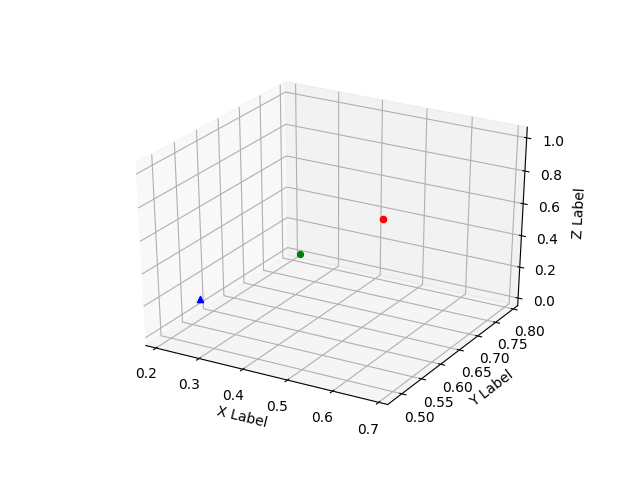

Here is the Python script that generated this plot:
import numpy as np 
import matplotlib
matplotlib.use('Agg')
import matplotlib.pyplot as plt 
from mpl_toolkits.mplot3d import Axes3D

fig = plt.figure()
ax = fig.add_subplot(111, projection='3d')

Y = np.random.rand(3,3)
speech_len = 1

ax.scatter(Y[:speech_len,0],Y[:speech_len,1],Y[:speech_len,2],c='r',marker='o')
ax.scatter(Y[speech_len:2*speech_len,0],Y[speech_len:2*speech_len,1],Y[speech_len:2*speech_len,2],c='b',marker='^')
ax.scatter(Y[2*speech_len:,0],Y[2*speech_len:,1],Y[2*speech_len:,2],c='g',marker='8')

ax.set_xlabel('X Label')
ax.set_ylabel('Y Label')
ax.set_zlabel('Z Label')
fig.savefig('test_plot.png')
